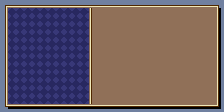

The image is a tile-based game level rendered from a .tmx file. Its description and complete source (layers, tilesets, objects, tile grids) follow:
An orthogonal 28x14 tile map with 8x8 px tiles, 1 tile layer (Tile Layer 1).

<map version="1.9" tiledversion="1.9.2" orientation="orthogonal" renderorder="right-down" width="28" height="14" tilewidth="8" tileheight="8" infinite="0" nextlayerid="2" nextobjectid="1">
 <tileset firstgid="1" name="BobMenuTiles" tilewidth="8" tileheight="8" tilecount="128" columns="16">
  <image source="../../Image/Png/BobMenuTiles.png" width="128" height="64" />
 </tileset>
 <layer id="1" name="Tile Layer 1" width="28" height="14">
  <data encoding="csv">
4,3,3,3,3,3,3,3,3,3,3,3,3,3,3,3,3,3,3,3,3,3,3,3,3,3,3,2147483652,
37,2,2,2,2,2,2,2,2,2,2,49,47,47,47,47,47,47,47,47,47,47,47,47,47,47,47,20,
37,2,2,2,2,2,2,2,2,2,2,49,47,47,47,47,47,47,47,47,47,47,47,47,47,47,47,20,
37,2,2,2,2,2,2,2,2,2,2,49,47,47,47,47,47,47,47,47,47,47,47,47,47,47,47,20,
37,2,2,2,2,2,2,2,2,2,2,49,47,47,47,47,47,47,47,47,47,47,47,47,47,47,47,20,
37,2,2,2,2,2,2,2,2,2,2,49,47,47,47,47,47,47,47,47,47,47,47,47,47,47,47,20,
37,2,2,2,2,2,2,2,2,2,2,49,47,47,47,47,47,47,47,47,47,47,47,47,47,47,47,20,
37,2,2,2,2,2,2,2,2,2,2,49,47,47,47,47,47,47,47,47,47,47,47,47,47,47,47,20,
37,2,2,2,2,2,2,2,2,2,2,49,47,47,47,47,47,47,47,47,47,47,47,47,47,47,47,20,
37,2,2,2,2,2,2,2,2,2,2,49,47,47,47,47,47,47,47,47,47,47,47,47,47,47,47,20,
37,2,2,2,2,2,2,2,2,2,2,49,47,47,47,47,47,47,47,47,47,47,47,47,47,47,47,20,
37,2,2,2,2,2,2,2,2,2,2,49,47,47,47,47,47,47,47,47,47,47,47,47,47,47,47,20,
37,2,2,2,2,2,2,2,2,2,2,49,47,47,47,47,47,47,47,47,47,47,47,47,47,47,47,20,
1073741828,24,24,24,24,24,24,24,24,24,24,24,24,24,24,24,24,24,24,24,24,24,24,24,24,24,24,25
</data>
 </layer>
</map>
